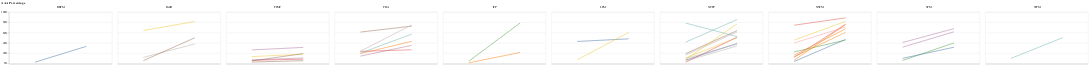
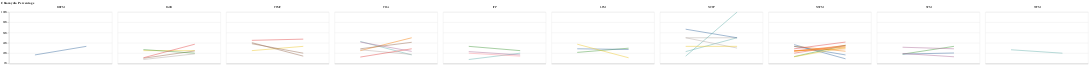
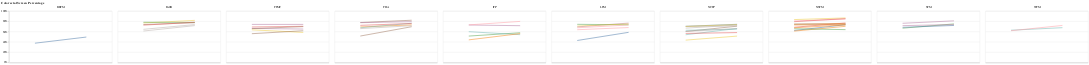
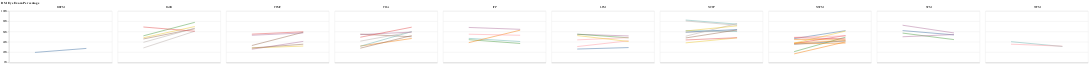

The code cell stored with these charts, in order, in its notebook:
### Code cell
start_date = min(df["Date"])
current_date = max(df["Date"])

def metric_progress_overview(metric):
    individual_start = df[
            (df["Metric"] == metric)
            & (df["Date"] == start_date)
            & (df["Type"] == "Individual")]

    individual_current = df[
            (df["Metric"] == metric)
            & (df["Date"] == current_date)
            & (df["Type"] == "Individual")]

    individual_progress = pd.concat([individual_start, individual_current])
    chart = alt.Chart(individual_progress, height=200, title=str(metric)+" Percentage" ).mark_line().encode(
        x=alt.X('Date:O', axis=alt.Axis(title="", ticks=False, labels=False)),
        y=alt.Y('Percentage:Q', axis=alt.Axis(title="", format='%'), scale=alt.Scale(domain=(0,1))),
        color=alt.Color('Name', legend=None),
        column=alt.Column('Clinic', title=""),
        tooltip="Name",
    )
    return chart
    
for metric in main_metrics:
    chart = metric_progress_overview(metric)
    chart.display()

### Figure 1 — Vega-Lite specification as saved in the notebook (floating-point values rounded to 4 significant figures; data arrays with more than 128 entries replaced by an {"elided": "..."} marker saying what was removed)
{"$schema": "https://vega.github.io/schema/vega-lite/v2.6.0.json", "config": {"view": {"height": 300, "width": 400}}, "data": {"name": "data-28b46ce504b5dc00254a975c6d3d4aaf"}, "datasets": {"data-28b46ce504b5dc00254a975c6d3d4aaf": {"elided": "132 records"}}, "encoding": {"color": {"field": "Name", "legend": null, "type": "nominal"}, "column": {"field": "Clinic", "title": "", "type": "nominal"}, "tooltip": {"field": "Name", "type": "nominal"}, "x": {"axis": {"labels": false, "ticks": false, "title": ""}, "field": "Date", "type": "ordinal"}, "y": {"axis": {"format": "%", "title": ""}, "field": "Percentage", "scale": {"domain": [0, 1]}, "type": "quantitative"}}, "height": 200, "mark": "line", "title": "AAA Percentage"}

### Figure 2 — Vega-Lite specification as saved in the notebook (floating-point values rounded to 4 significant figures; data arrays with more than 128 entries replaced by an {"elided": "..."} marker saying what was removed)
{"$schema": "https://vega.github.io/schema/vega-lite/v2.6.0.json", "config": {"view": {"height": 300, "width": 400}}, "data": {"name": "data-9a5050c523b5e747201b15e49374c367"}, "datasets": {"data-9a5050c523b5e747201b15e49374c367": {"elided": "132 records"}}, "encoding": {"color": {"field": "Name", "legend": null, "type": "nominal"}, "column": {"field": "Clinic", "title": "", "type": "nominal"}, "tooltip": {"field": "Name", "type": "nominal"}, "x": {"axis": {"labels": false, "ticks": false, "title": ""}, "field": "Date", "type": "ordinal"}, "y": {"axis": {"format": "%", "title": ""}, "field": "Percentage", "scale": {"domain": [0, 1]}, "type": "quantitative"}}, "height": 200, "mark": "line", "title": "Chlamydia Percentage"}

### Figure 3 — Vega-Lite specification as saved in the notebook (floating-point values rounded to 4 significant figures; data arrays with more than 128 entries replaced by an {"elided": "..."} marker saying what was removed)
{"$schema": "https://vega.github.io/schema/vega-lite/v2.6.0.json", "config": {"view": {"height": 300, "width": 400}}, "data": {"name": "data-3ec669a440fc5c038d139a2a609b6fbc"}, "datasets": {"data-3ec669a440fc5c038d139a2a609b6fbc": {"elided": "132 records"}}, "encoding": {"color": {"field": "Name", "legend": null, "type": "nominal"}, "column": {"field": "Clinic", "title": "", "type": "nominal"}, "tooltip": {"field": "Name", "type": "nominal"}, "x": {"axis": {"labels": false, "ticks": false, "title": ""}, "field": "Date", "type": "ordinal"}, "y": {"axis": {"format": "%", "title": ""}, "field": "Percentage", "scale": {"domain": [0, 1]}, "type": "quantitative"}}, "height": 200, "mark": "line", "title": "Colorectal Screen Percentage"}

### Figure 4 — Vega-Lite specification as saved in the notebook (floating-point values rounded to 4 significant figures; data arrays with more than 128 entries replaced by an {"elided": "..."} marker saying what was removed)
{"$schema": "https://vega.github.io/schema/vega-lite/v2.6.0.json", "config": {"view": {"height": 300, "width": 400}}, "data": {"name": "data-1a3e6b6de91cd843227b0c4dd45bac2c"}, "datasets": {"data-1a3e6b6de91cd843227b0c4dd45bac2c": {"elided": "132 records"}}, "encoding": {"color": {"field": "Name", "legend": null, "type": "nominal"}, "column": {"field": "Clinic", "title": "", "type": "nominal"}, "tooltip": {"field": "Name", "type": "nominal"}, "x": {"axis": {"labels": false, "ticks": false, "title": ""}, "field": "Date", "type": "ordinal"}, "y": {"axis": {"format": "%", "title": ""}, "field": "Percentage", "scale": {"domain": [0, 1]}, "type": "quantitative"}}, "height": 200, "mark": "line", "title": "DM Eye Exam Percentage"}
